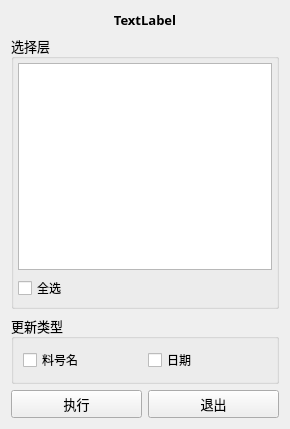
<?xml version="1.0" encoding="UTF-8"?>
<ui version="4.0">
 <class>Form</class>
 <widget class="QWidget" name="Form">
  <property name="geometry">
   <rect>
    <x>0</x>
    <y>0</y>
    <width>290</width>
    <height>429</height>
   </rect>
  </property>
  <property name="font">
   <font>
    <family>微软雅黑</family>
    <pointsize>10</pointsize>
   </font>
  </property>
  <property name="windowTitle">
   <string>料号名和日期刷新</string>
  </property>
  <layout class="QVBoxLayout" name="verticalLayout_2">
   <item>
    <widget class="QLabel" name="label_title">
     <property name="font">
      <font>
       <family>微软雅黑</family>
       <pointsize>10</pointsize>
       <weight>75</weight>
       <bold>true</bold>
      </font>
     </property>
     <property name="text">
      <string>TextLabel</string>
     </property>
     <property name="alignment">
      <set>Qt::AlignCenter</set>
     </property>
    </widget>
   </item>
   <item>
    <widget class="QGroupBox" name="groupBox">
     <property name="title">
      <string>选择层</string>
     </property>
     <property name="checkable">
      <bool>false</bool>
     </property>
     <property name="checked">
      <bool>false</bool>
     </property>
     <layout class="QVBoxLayout" name="verticalLayout">
      <property name="leftMargin">
       <number>4</number>
      </property>
      <property name="topMargin">
       <number>4</number>
      </property>
      <property name="rightMargin">
       <number>4</number>
      </property>
      <property name="bottomMargin">
       <number>6</number>
      </property>
      <item>
       <widget class="QListWidget" name="listWidget">
        <property name="font">
         <font>
          <family>微软雅黑</family>
          <pointsize>9</pointsize>
         </font>
        </property>
        <property name="cursor" stdset="0">
         <cursorShape>ArrowCursor</cursorShape>
        </property>
        <property name="focusPolicy">
         <enum>Qt::NoFocus</enum>
        </property>
       </widget>
      </item>
      <item>
       <widget class="QCheckBox" name="checkBox_select_all">
        <property name="font">
         <font>
          <family>微软雅黑</family>
          <pointsize>9</pointsize>
         </font>
        </property>
        <property name="text">
         <string>全选</string>
        </property>
       </widget>
      </item>
     </layout>
    </widget>
   </item>
   <item>
    <widget class="QGroupBox" name="groupBox_2">
     <property name="title">
      <string>更新类型</string>
     </property>
     <layout class="QHBoxLayout" name="horizontalLayout_2">
      <item>
       <widget class="QCheckBox" name="checkBox_jobname">
        <property name="font">
         <font>
          <family>微软雅黑</family>
          <pointsize>9</pointsize>
         </font>
        </property>
        <property name="cursor">
         <cursorShape>PointingHandCursor</cursorShape>
        </property>
        <property name="text">
         <string>料号名</string>
        </property>
       </widget>
      </item>
      <item>
       <widget class="QCheckBox" name="checkBox_date">
        <property name="font">
         <font>
          <family>微软雅黑</family>
          <pointsize>9</pointsize>
         </font>
        </property>
        <property name="cursor">
         <cursorShape>PointingHandCursor</cursorShape>
        </property>
        <property name="text">
         <string>日期</string>
        </property>
       </widget>
      </item>
     </layout>
    </widget>
   </item>
   <item>
    <layout class="QHBoxLayout" name="horizontalLayout">
     <item>
      <widget class="QPushButton" name="pushButton_exec">
       <property name="cursor">
        <cursorShape>PointingHandCursor</cursorShape>
       </property>
       <property name="text">
        <string>执行</string>
       </property>
      </widget>
     </item>
     <item>
      <widget class="QPushButton" name="pushButton_exit">
       <property name="cursor">
        <cursorShape>PointingHandCursor</cursorShape>
       </property>
       <property name="text">
        <string>退出</string>
       </property>
      </widget>
     </item>
    </layout>
   </item>
  </layout>
 </widget>
 <resources/>
 <connections/>
</ui>
